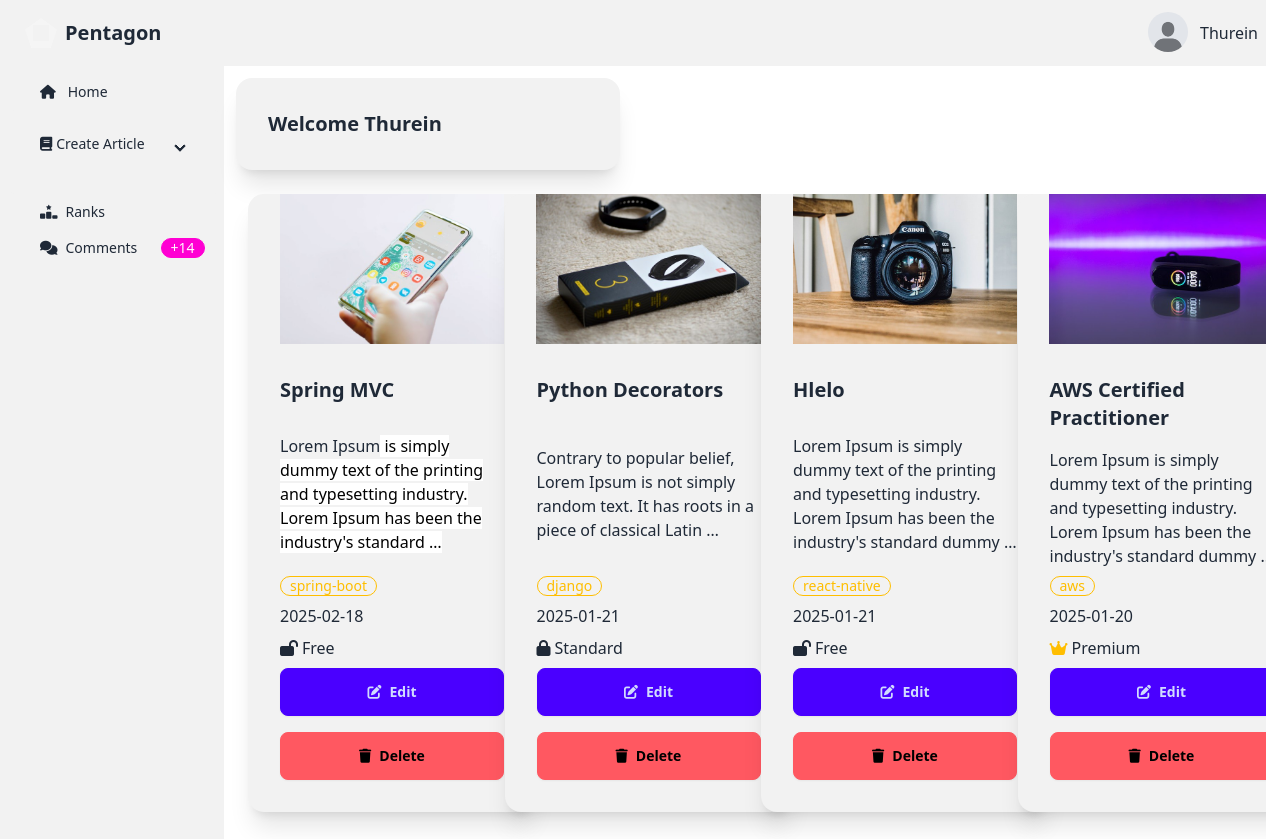
The page /writer/writer-dashboard/ (signed in) on the database its author committed.
### account/models.py (models this page shows, shortened)
class AccountStatus(models.Model):
    is_verified=models.BooleanField(default=False)
    profile=models.ImageField(max_length=100, blank=True,default="account/default.jpeg",null=True,upload_to="media/account")
    user=models.ForeignKey(User, on_delete=models.CASCADE,related_name="account_status")
    rank=models.CharField(max_length=20,blank=True, default="Silver")
    created_at=models.DateTimeField(auto_now=True)

### writer/models.py (models this page shows, shortened)
class Article(models.Model):
    CATEGORY_CHOICES = [
        ('flutter', 'Flutter'),
        ('react-native', 'React Native'),
        ('node.js', 'Node.JS'),
        ('spring-boot','Spring Boot'),
        ('laravel','Laravel'),
        ('django',"Django"),
        ('aws',"AWS"),
        ('web-development','Web Development'),
        ('mobile-development','Mobile Development'),
        ('cloud','Cloud Architect')
    ]
    title=models.CharField(max_length=100)
    content=models.TextField(
        validators=[
            MinLengthValidator(40, message="Content must be at least 40 characters long.")
        ]
    )
    author=models.ForeignKey(User, on_delete=models.CASCADE)
    view_count = models.PositiveIntegerField(default=0)
    posted_at=models.DateTimeField(auto_now_add=True)
    is_premium=models.BooleanField(default=False)
    is_standard=models.BooleanField(default=False)
    photo=models.ImageField(default='article/default.jpeg', blank=True, null=True,upload_to="article/")
    category = models.CharField(
        max_length=20,
        choices=CATEGORY_CHOICES,
        default='web-development',
        blank=False,
        null=False
    )

### writer/views.py (the view)
# urls.py: path("writer-dashboard/",views.writer_dashboard,name="writer-dashboard"),
@login_required(login_url="sign-in")
def writer_dashboard(request):
    current_user=request.user
    user_rank=AccountStatus.objects.get(user=current_user)
    try:
        articles=Article.objects.all().filter(author=current_user).order_by("-posted_at")
    except Article.DoesNotExist:
        articles=None
    context={
        "articles":articles,
        "user_rank":user_rank,
        "user_notifications":user_notifications(request),
        "account_status":get_account_status(request)
    }
    return render(request, "writer/writer-dashboard.html", context)

### writer/views.py (called while the page is built)
def get_account_status(request):
    account_status = AccountStatus.objects.get(user=request.user)
    return account_status

def user_notifications(request):
    user_notifications=UserNotification.objects.filter(user=request.user).count()
    return user_notifications

### writer/templates/writer/writer-dashboard.html (shortened to what this page needs)
{% extends 'writer/base.html' %}
{% block content %}
<div class="navbar bg-base-200">
    <div class="flex-1">
      <a href="{% url 'home' %}" class="btn btn-ghost text-xl"><div class="mask mask-pentagon w-8 h-8 border-8 border-neutral-100	"></div>Pentagon</a>
    </div>
    <div class="flex-none gap-2">
      <div class="dropdown dropdown-end">
        <div tabindex="0" role="button" class="btn btn-ghost btn-circle avatar">
          <div class="w-10 rounded-full">
              <img
                style="object-fit: contain;width:100%;height:100%"
                alt="Tailwind CSS Navbar component"
                src="{{account_status.profile.url}}" />
          </div>
        </div>
      </div>
      {{user}}
    </div>
  </div>
<div class="flex">
    <ul class="menu bg-base-200  w-56 min-h-screen">
        <li><a class="ml-4" href="{% url 'writer-dashboard' %}"><i class="fa-solid fa-house mr-1"></i>Home</a></li>
        <li>
            <div class="bg-base-200 collapse collapse-arrow ">
                <div
                  class="collapse-title">
                  <i class="fa-solid fa-book mr-1"></i>Create Article
                </div>
              </div>
        </li>
        <li>
          <a class="ml-4" href="{% url 'writer-ranks' %}"><i class="fa-solid fa-ranking-star"></i>Ranks</a>
        </li>
        <li>
          <a class="ml-4" href="{% url 'check-comments' %}"><i class="fa-solid fa-comments"></i>Comments
          {% if user_notifications %}
          <div class="badge badge-secondary">
            +{{user_notifications}}
          </div>
          {% endif %}
          </a>
        </li>
    </ul>
    {% block writer %}
       <div class="justify-center">
        <div class="card m-3 bg-base-200 w-96 shadow-xl">
            <div class="card-body">
              <h2 class="card-title">Welcome {{user}}</h2>
            </div>
          </div>
          <div class="grid grid-cols-4 gap-2 mx-3">
            {% if articles %}
            {% for article in articles %}
            <div class="card m-3 bg-base-200 w-72 shadow-xl">
                <figure>
                    <img style="max-height:150px;" src="{{article.photo.url}}" alt="">
                  </figure>
                <div class="card-body">
                  <h2 class="card-title">{{ article.title}}</h2>
                  <p>{{article.content|safe|truncatewords:20}}</p>
                  <div class="badge badge-warning badge-outline">{{article.category}}</div>
                  {{article.posted_at|date:"Y-m-d"}}
                  <br>
                  {% if article.is_premium %}
                    <div class="flex items-center">
                      <i class="fa-solid fa-crown text-warning mr-1 "></i>
                      Premium
                    </div>
                    {% elif article.is_standard %}
                    <div class="flex items-center"><i class="fa-solid fa-lock mr-1"></i>Standard</div>
                    {% else %}
                    <div class="flex items-center"> <i class="fa-solid fa-lock-open mr-1"></i>Free</div>
                  {% endif %}
                  <div class="gap-4 grid">
                    <a href="{% url 'update-article' article.id %}" class="btn btn-primary"><i class="fa-solid fa-pen-to-square"></i>Edit</a>
                    <a href="{% url 'delete-article' article.id %}" class="btn btn-error"><i class="fa-solid fa-trash"></i>Delete</a>
                    </div>
                </div>
              </div>
            {% endfor %}
            {% else %}
            <div>
              <p class="text-center">No Articles Here</p>
            </div>
            {% endif %}
          </div>
    </div>
    {% endblock  %}
</div>
{% endblock  %}

### rows shown on the page
AccountStatus: profile (placeholder picture)
Article: photo (picture), title "Spring MVC", content "Lorem Ipsum is simply dummy text of the printing and typesetting industry. Lorem Ipsum has been the industry's standard …", category "spring-boot", posted_at "2025-02-18", is_premium False (drawn)
Article: photo (picture), title "Python Decorators", content "Contrary to popular belief, Lorem Ipsum is not simply random text. It has roots in a piece of classical Latin …", category "django", posted_at "2025-01-21", is_premium False (drawn)
Article: photo (picture), title "Hlelo", content "Lorem Ipsum is simply dummy text of the printing and typesetting industry. Lorem Ipsum has been the industry's standard dummy …", category "react-native", posted_at "2025-01-21", is_premium False (drawn)
Article: photo (picture), title "AWS Certified Practitioner", content "Lorem Ipsum is simply dummy text of the printing and typesetting industry. Lorem Ipsum has been the industry's standard dummy…", category "aws", posted_at "2025-01-20", is_premium True (drawn)

### other values the page prints
{{ user }} "Thurein"
{{ user_notifications }} "14"
